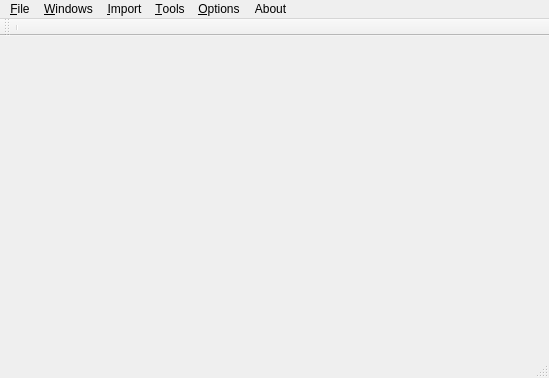
<ui version="4.0" >
 <class>MetabolicNavigatorClass</class>
 <widget class="QMainWindow" name="MetabolicNavigatorClass" >
  <property name="geometry" >
   <rect>
    <x>0</x>
    <y>0</y>
    <width>549</width>
    <height>378</height>
   </rect>
  </property>
  <property name="acceptDrops" >
   <bool>true</bool>
  </property>
  <property name="windowTitle" >
   <string>Metabolic Network Navigator 1.0</string>
  </property>
  <property name="dockOptions" >
   <set>QMainWindow::AllowTabbedDocks|QMainWindow::AnimatedDocks|QMainWindow::ForceTabbedDocks|QMainWindow::VerticalTabs</set>
  </property>
  <widget class="QWidget" name="centralWidget" >
   <property name="geometry" >
    <rect>
     <x>0</x>
     <y>36</y>
     <width>549</width>
     <height>320</height>
    </rect>
   </property>
  </widget>
  <widget class="QMenuBar" name="menuBar" >
   <property name="geometry" >
    <rect>
     <x>0</x>
     <y>0</y>
     <width>549</width>
     <height>24</height>
    </rect>
   </property>
   <widget class="QMenu" name="menu_File" >
    <property name="title" >
     <string>&amp;File</string>
    </property>
    <addaction name="action_Quit" />
   </widget>
   <widget class="QMenu" name="menu_Options" >
    <property name="title" >
     <string>&amp;Options</string>
    </property>
    <addaction name="action_Startup" />
   </widget>
   <widget class="QMenu" name="menuAbout" >
    <property name="title" >
     <string>About</string>
    </property>
    <addaction name="action_About" />
   </widget>
   <widget class="QMenu" name="menu_Import" >
    <property name="title" >
     <string>&amp;Import</string>
    </property>
    <addaction name="actionCharit_user_files" />
    <addaction name="actionKegg" />
    <addaction name="actionSBML_2" />
    <addaction name="separator" />
    <addaction name="actionCarbon_Fate_Maps" />
    <addaction name="separator" />
    <addaction name="actionKegg_Enzymes" />
    <addaction name="action_Organism" />
   </widget>
   <widget class="QMenu" name="menuBrowse" >
    <property name="title" >
     <string>&amp;Windows</string>
    </property>
    <addaction name="action_Search_window" />
    <addaction name="action_Log_window" />
    <addaction name="action_Graph_viewer" />
    <addaction name="separator" />
    <addaction name="actionCompounds_Widget" />
    <addaction name="actionReactions_2" />
    <addaction name="action_Organisms" />
    <addaction name="separator" />
    <addaction name="actionDatasets" />
    <addaction name="actionCommon_actions" />
   </widget>
   <widget class="QMenu" name="menu_Algorithms" >
    <property name="title" >
     <string>&amp;Tools</string>
    </property>
    <addaction name="actionLabel_position_assistent" />
    <addaction name="action_Path_finder" />
    <addaction name="actionMetabolic_walker" />
    <addaction name="separator" />
    <addaction name="actionFind_non_standard_metabolit_names" />
    <addaction name="actionFix_compartments" />
    <addaction name="actionCalculate_missing_rpairs" />
    <addaction name="action_Palson_Kegg_converter" />
    <addaction name="separator" />
    <addaction name="actionCalculate_linked_reactions_for_compounds" />
   </widget>
   <addaction name="menu_File" />
   <addaction name="menuBrowse" />
   <addaction name="menu_Import" />
   <addaction name="menu_Algorithms" />
   <addaction name="menu_Options" />
   <addaction name="menuAbout" />
  </widget>
  <widget class="QToolBar" name="mainToolBar" >
   <property name="geometry" >
    <rect>
     <x>0</x>
     <y>24</y>
     <width>549</width>
     <height>12</height>
    </rect>
   </property>
   <property name="orientation" >
    <enum>Qt::Horizontal</enum>
   </property>
   <attribute name="toolBarArea" >
    <enum>TopToolBarArea</enum>
   </attribute>
   <attribute name="toolBarBreak" >
    <bool>false</bool>
   </attribute>
   <addaction name="separator" />
  </widget>
  <widget class="QStatusBar" name="statusBar" >
   <property name="geometry" >
    <rect>
     <x>0</x>
     <y>356</y>
     <width>549</width>
     <height>22</height>
    </rect>
   </property>
  </widget>
  <action name="action_Quit" >
   <property name="text" >
    <string>&amp;Quit</string>
   </property>
  </action>
  <action name="actionCharit_user_files" >
   <property name="text" >
    <string>Metannogen Datasets</string>
   </property>
   <property name="visible" >
    <bool>false</bool>
   </property>
  </action>
  <action name="actionShow_log_window" >
   <property name="text" >
    <string>show log window</string>
   </property>
  </action>
  <action name="actionDatasets" >
   <property name="text" >
    <string>&amp;Datasets</string>
   </property>
   <property name="visible" >
    <bool>false</bool>
   </property>
  </action>
  <action name="actionReactions" >
   <property name="text" >
    <string>Reactions browser</string>
   </property>
  </action>
  <action name="actionCompounds" >
   <property name="text" >
    <string>Compounds browser</string>
   </property>
  </action>
  <action name="actionKegg" >
   <property name="text" >
    <string>&amp;Kegg reactions and compounds</string>
   </property>
  </action>
  <action name="action_Scope_analysis" >
   <property name="text" >
    <string>&amp;Scope analysis</string>
   </property>
  </action>
  <action name="action_Path_finder" >
   <property name="text" >
    <string>&amp;Manual network creation</string>
   </property>
   <property name="shortcut" >
    <string>Ctrl+M</string>
   </property>
  </action>
  <action name="action_Reactions" >
   <property name="text" >
    <string>&amp;Reactions</string>
   </property>
  </action>
  <action name="action_Startup" >
   <property name="text" >
    <string>&amp;Startup</string>
   </property>
  </action>
  <action name="action_Log_window" >
   <property name="text" >
    <string>&amp;Log window</string>
   </property>
  </action>
  <action name="action_User_datasets" >
   <property name="text" >
    <string>&amp;Datasets</string>
   </property>
  </action>
  <action name="actionStoichometry_matrix" >
   <property name="text" >
    <string>&amp;Stoichiometric matrix</string>
   </property>
  </action>
  <action name="actionSBML" >
   <property name="text" >
    <string>SBML</string>
   </property>
  </action>
  <action name="action_Compounds" >
   <property name="text" >
    <string>&amp;Compounds</string>
   </property>
  </action>
  <action name="actionFind_non_standard_metabolit_names" >
   <property name="text" >
    <string>Find non-standard metabolit names</string>
   </property>
   <property name="visible" >
    <bool>false</bool>
   </property>
  </action>
  <action name="actionCalculate_linked_reactions_for_compounds" >
   <property name="text" >
    <string>Calculate linked reactions for compounds</string>
   </property>
   <property name="visible" >
    <bool>false</bool>
   </property>
  </action>
  <action name="action_Show" >
   <property name="text" >
    <string>&amp;Show</string>
   </property>
  </action>
  <action name="actionFix_compartments" >
   <property name="text" >
    <string>Fix compartments</string>
   </property>
   <property name="visible" >
    <bool>false</bool>
   </property>
  </action>
  <action name="actionAdd_rpairs_from_kegg_to_user_reactions" >
   <property name="text" >
    <string>Add rpairs from kegg to user reactions</string>
   </property>
  </action>
  <action name="actionCalculate_missing_rpairs" >
   <property name="text" >
    <string>Calculate missing rpairs</string>
   </property>
   <property name="visible" >
    <bool>false</bool>
   </property>
  </action>
  <action name="actionFind_Path_in_Network" >
   <property name="text" >
    <string>Find &amp;Path in Network</string>
   </property>
  </action>
  <action name="action_About" >
   <property name="text" >
    <string>&amp;About</string>
   </property>
  </action>
  <action name="actionMetabolic_walker" >
   <property name="text" >
    <string>Metabolic walker</string>
   </property>
   <property name="visible" >
    <bool>false</bool>
   </property>
  </action>
  <action name="action_Graph_viewer" >
   <property name="text" >
    <string>&amp;Graph viewer</string>
   </property>
  </action>
  <action name="action_Search_window" >
   <property name="text" >
    <string>&amp;Search window</string>
   </property>
   <property name="shortcut" >
    <string>Ctrl+F</string>
   </property>
  </action>
  <action name="actionBrowse_window" >
   <property name="text" >
    <string>Browse window</string>
   </property>
  </action>
  <action name="actionCompounds_Widget" >
   <property name="text" >
    <string>Compounds</string>
   </property>
  </action>
  <action name="actionReactions_2" >
   <property name="text" >
    <string>Reactions</string>
   </property>
  </action>
  <action name="actionCommon_actions" >
   <property name="text" >
    <string>Common actions</string>
   </property>
   <property name="visible" >
    <bool>false</bool>
   </property>
  </action>
  <action name="action_Organisms" >
   <property name="text" >
    <string>&amp;Organisms</string>
   </property>
  </action>
  <action name="actionSBML_2" >
   <property name="text" >
    <string>SBML Metabolic Network</string>
   </property>
   <property name="visible" >
    <bool>false</bool>
   </property>
  </action>
  <action name="actionTest" >
   <property name="text" >
    <string>Test</string>
   </property>
  </action>
  <action name="actionCarbon_Fate_Maps" >
   <property name="text" >
    <string>Carbon Fate Maps</string>
   </property>
  </action>
  <action name="actionLabel_position_assistent" >
   <property name="text" >
    <string>Label position assistent</string>
   </property>
   <property name="shortcut" >
    <string>Ctrl+L</string>
   </property>
  </action>
  <action name="actionKegg_Enzymes" >
   <property name="text" >
    <string>Kegg enzymes and organisms</string>
   </property>
  </action>
  <action name="action_Palson_Kegg_converter" >
   <property name="text" >
    <string>&amp;Palson to Kegg converter</string>
   </property>
  </action>
  <action name="action_Organism" >
   <property name="text" >
    <string>User defined &amp;organism</string>
   </property>
  </action>
 </widget>
 <layoutdefault spacing="6" margin="11" />
 <resources/>
 <connections/>
</ui>
